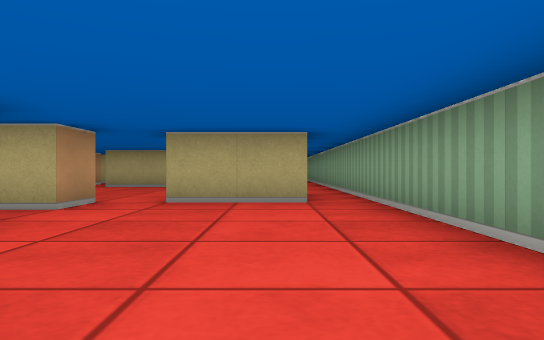
View 1 (above)

20 first-person views from a walk through a cub3D ray-caster map. The camera is about half as high as the walls, looks level and sees 70° across. The floor is counted in squares. Each view is taken from the middle of a square. On the plan, view 1 faces up. The plan holds only what a view shows up to about 9 squares ahead; the rest is blank.

View 2
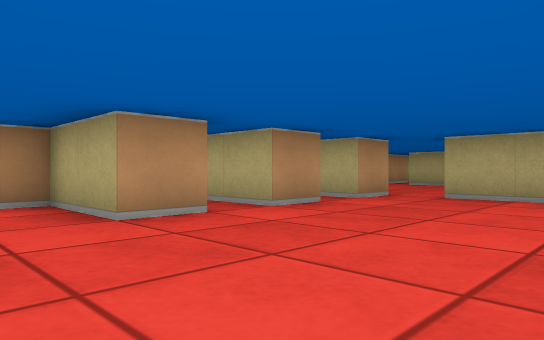

View 3
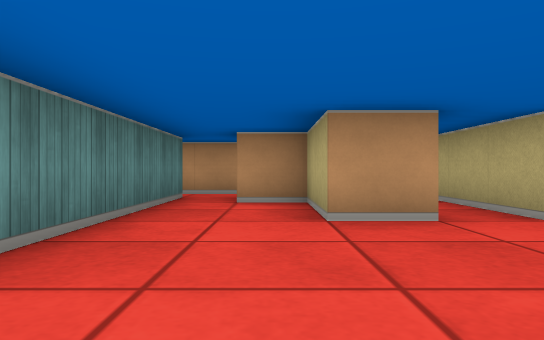

View 4
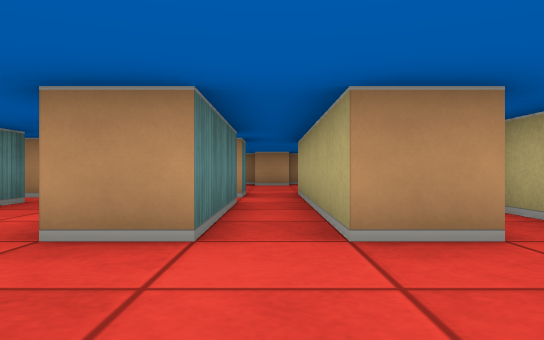

View 5
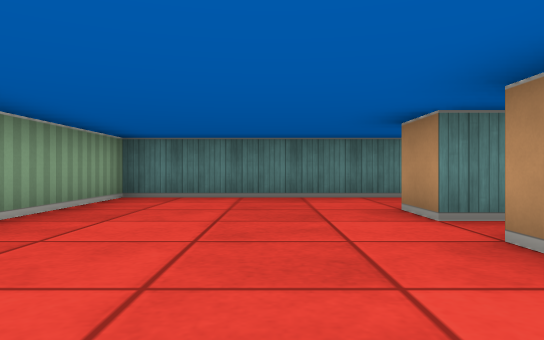

View 6
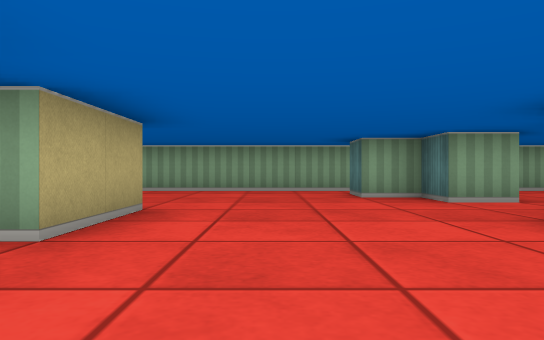

View 7
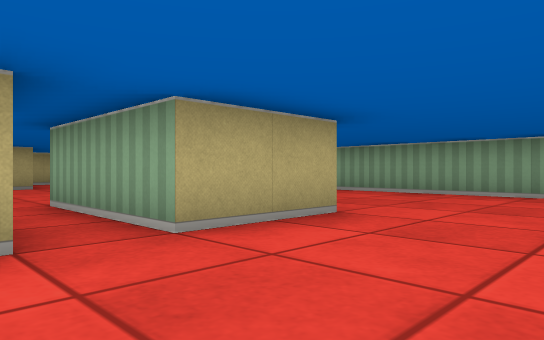

View 8
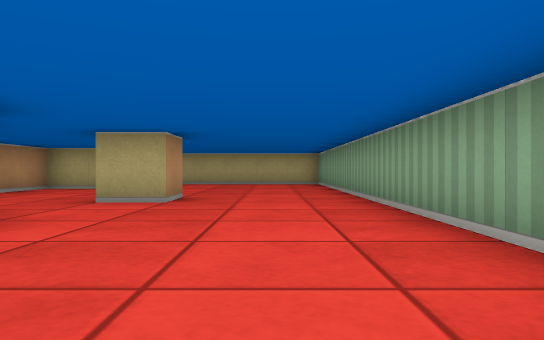

View 9
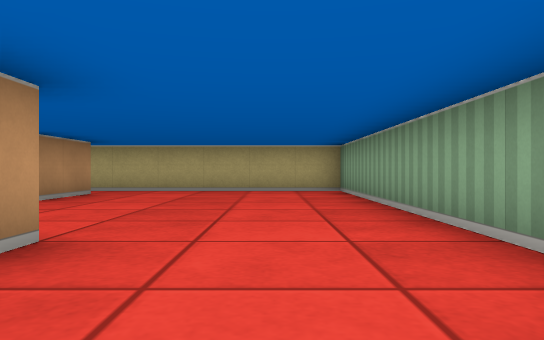

View 10
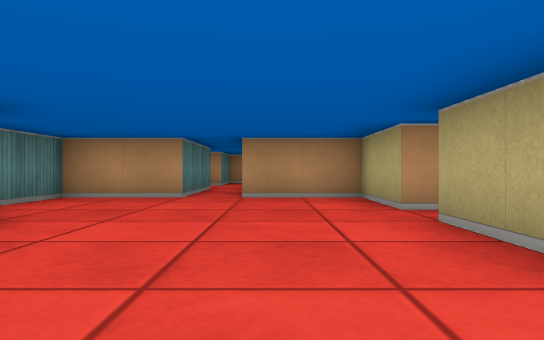

View 11
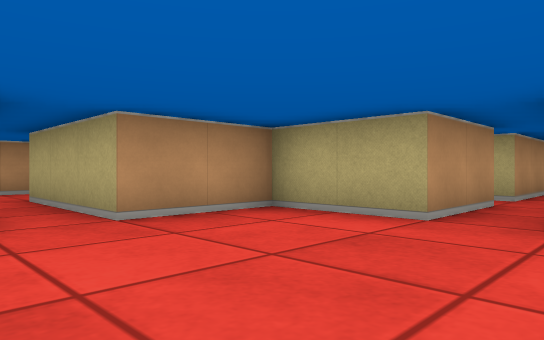

View 12
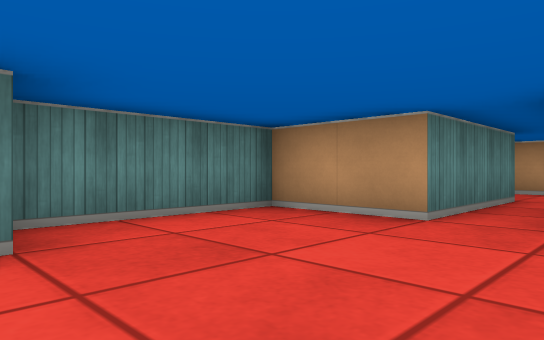

View 13
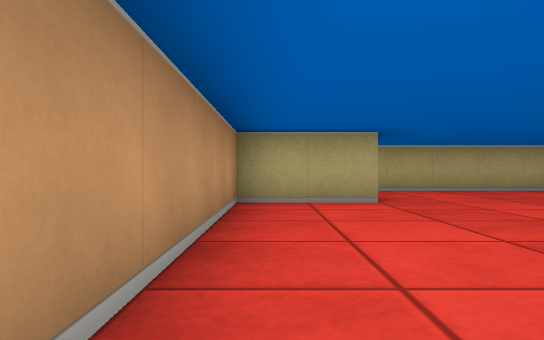

View 14
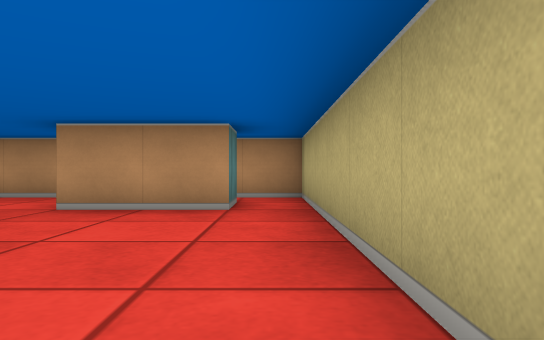

View 15
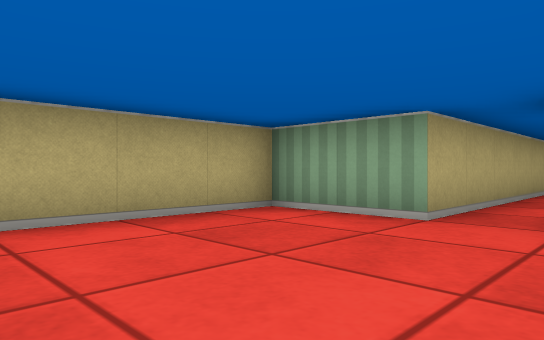

View 16
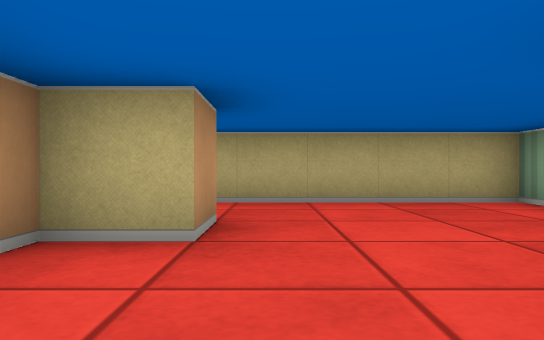

View 17
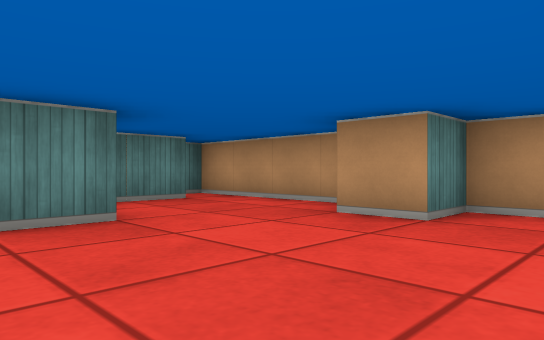

View 18
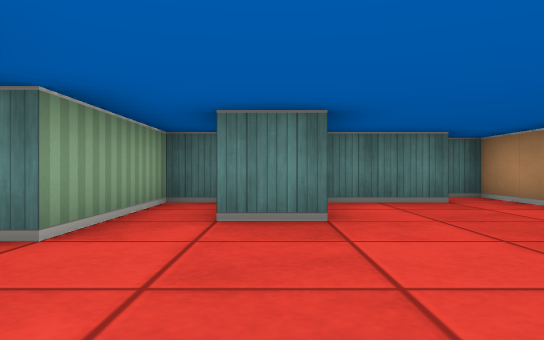

View 19
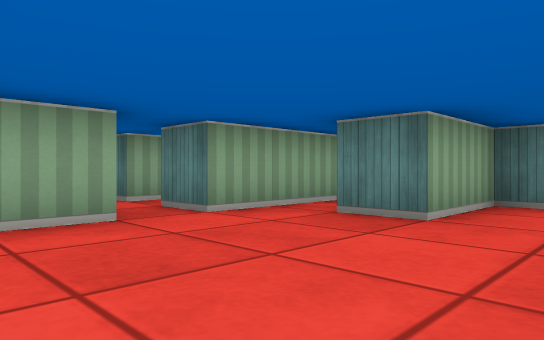

View 20
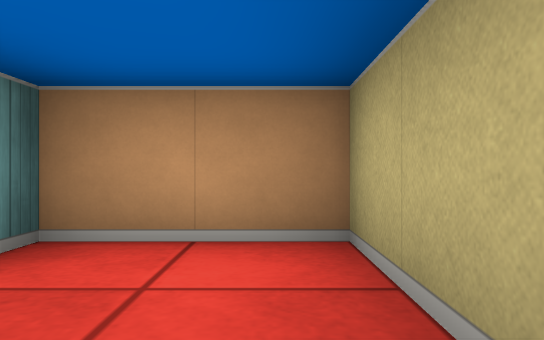

### Floor plan
Points are (right, up) in squares from view 1. A wall is a line through its corners. A room is listed if a view was taken in it or the views show most of it. See-through windows are left out.
Room 1 (views 1, 2, 3, 4, 5)
walls: (-2.5, 3.5) (-2.5, 2.5) (-7.5, 2.5); (-2.5, 5.5) (-2.5, 4.5) (-4.2, 4.5); (-5.5, 0.9) (-5.5, 1.5) (-2.5, 1.5) (-2.5, 0.5) (-4.5, 0.5) (-4.5, -0.5); (0.6, 5.5) (-1.5, 5.5) (-1.5, 6.5); (-5.5, -1.5) (1.5, -1.5) (1.5, 7.5); (-7.5, 1.5) (-6.5, 1.5)
ways out: opening at (-2, 6) to room 2; opening at (1, 6.5) to room 2; opening at (-7, 2) to room 3; opening at (-6, 0.5); opening at (-5, -1)
Room 2 (views 6, 7, 8, 9, 10, 11, 12, 13, 14)
walls: (-5.5, 12.5) (-5.5, 10.5) (-7.5, 10.5) (-7.5, 8.5) (-10.5, 8.5); (-2.5, 10.5) (-4.5, 10.5) (-4.5, 13.5); (-1.5, 15.5) (-1.5, 14.5) (-2.5, 14.5); (-1.5, 6.5) (-0.5, 6.5) (-0.5, 7.5) (0.5, 7.5); (1.5, 7.5) (1.5, 21.5) (-5.5, 21.5) (-5.5, 20.4); (-4.5, 20.5) (-3.5, 20.5) (-3.5, 18.5) (-5.5, 18.5) (-5.5, 13.5); (-10.5, 7.5) (-7.5, 7.5) (-7.5, 5.5) (-4.6, 5.5)
ways out: opening at (-2, 6) to room 1; opening at (1, 6.5) to room 1; opening at (-10, 8); opening at (-6, 13)
Room 3 (views 15, 16, 17, 18, 19, 20)
walls: (-7.5, 2.5) (-7.5, 4.5) (-12.5, 4.5) (-12.5, 2.5) (-11.5, 2.5) (-11.5, 1.5) (-12.5, 1.5) (-12.5, -2.5) (-11.9, -2.5); (-11.5, -1.5) (-9.5, -1.5) (-9.5, 0.5) (-8.5, 0.5); (-8.2, -1.5) (-7.5, -1.5) (-7.5, 1.5)
ways out: opening at (-7, 2) to room 1

Positions as (right, up) in squares from view 1, and headings:
1: (0, 0), facing up
2: (1, -1), facing up-left
3: (1, 0), facing left
4: (0, 2), facing left
5: (-1, 5), facing down
6: (-7, 9), facing right
7: (-6, 8), facing up-right
8: (0, 9), facing up
9: (0, 13), facing up
10: (-1, 9), facing left
11: (-4, 7), facing up-left
12: (-4, 9), facing down-left
13: (-5, 13), facing up
14: (1, 21), facing left
15: (-11, 1), facing up-right
16: (-11, -1), facing up
17: (-8, 4), facing down-left
18: (-9, 4), facing down
19: (-11, 4), facing down-right
20: (-10, 4), facing left
